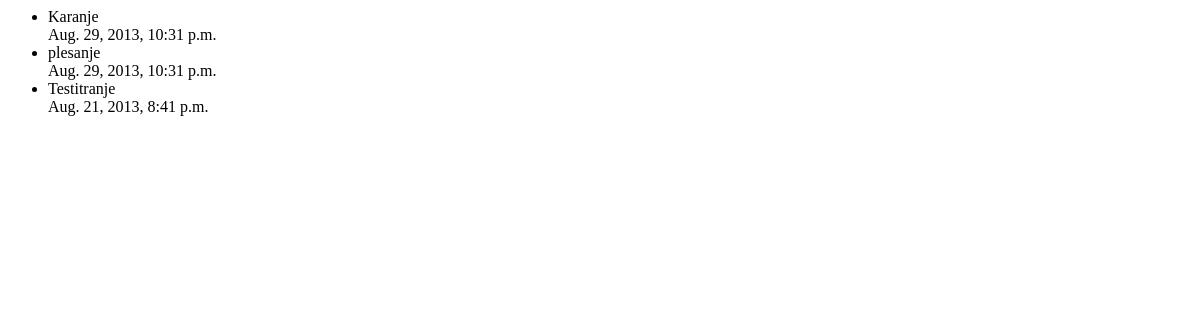
Before: /djangoodle/ with the older database file.
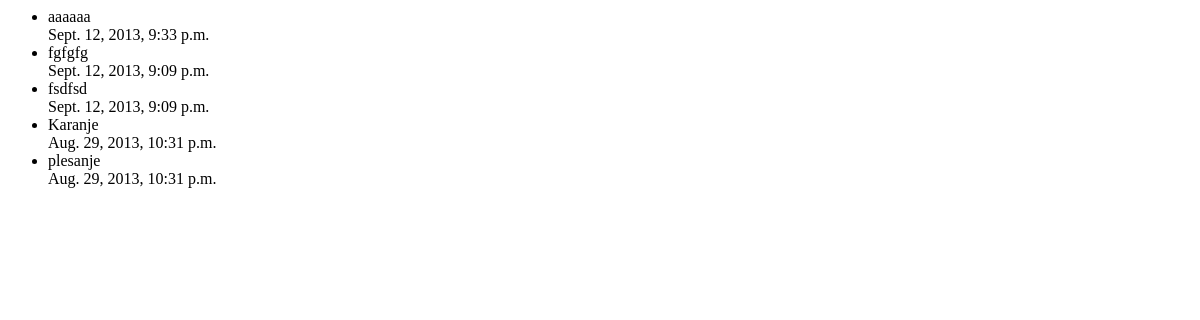
After: the same page with the newer database file.
### djangoodle/models.py (models this page shows, shortened)
class Event(models.Model):
    name = models.CharField(max_length=200)
    description = models.TextField()
    date = models.DateTimeField('event date')

### djangoodle/views.py (the view)
class IndexView(generic.ListView):
	template_name = 'djangoodle/index.html'
	context_object_name = 'latest_event_list'
	def get_queryset(self):
		return Event.objects.filter(
		date__lte=timezone.now()
		).order_by('-date')[:5]

### djangoodle/templates/djangoodle/index.html
{% load staticfiles %}
{% if latest_event_list %}
    <ul>
    {% for event in latest_event_list %}
        <li>
        	{{ event.name }} <br/>
        	{{ event.date}}
        </li>
    {% endfor %}
    </ul>
{% else %}
    <p>No events are available.</p>
{% endif %}

Changed rows visible on the page:
no longer on this page (row unchanged): Event: name "Testitranje", date "Aug. 21, 2013, 8:41 p.m."
added Event: name "aaaaaa", date "Sept. 12, 2013, 9:33 p.m."
added Event: name "fgfgfg", date "Sept. 12, 2013, 9:09 p.m."
added Event: name "fsdfsd", date "Sept. 12, 2013, 9:09 p.m."
